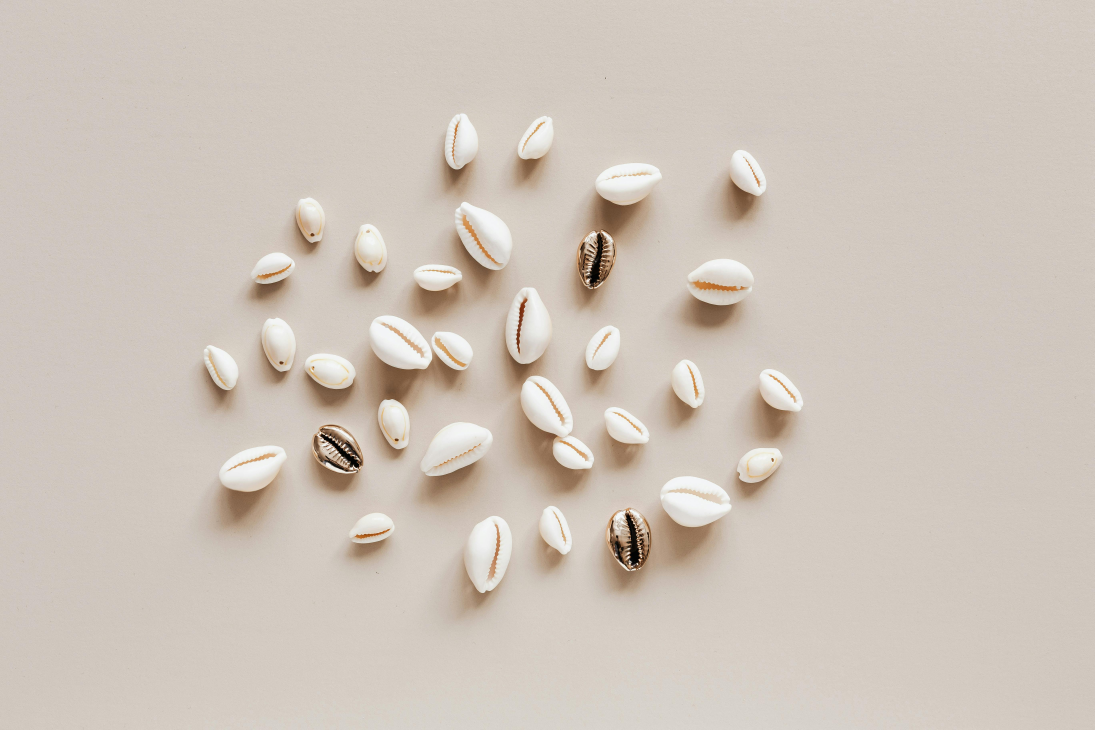
#> input picture pexels-karolina-grabowska-4226881.jpg, 5472 x 3648 px, found by its file name (shown at 1/5 size)
$ python essntial_functions.py
#> lines starting #> are read from the running program, lines starting #| are printed output that depends on the picture; after the words box and inside, x2 and y2 are one past the last pixel; in counts of white or black regions, pixels touching at a corner belong together
#> further down, img1 is the input picture: shape (3648, 5472, 3); mean B, G, R 187.3, 197.2, 207.3
import cv2 as cv
import numpy as np

def resize(frame , scale = 0.75):
#> called with scale = 0.1
    width = int(frame.shape[1] * scale)
#> width = 547
    height = int(frame.shape[0] * scale*2)
#> height = 729

    dimension = (height, width)
#> dimension = (729, 547)

    return cv.resize(frame , dimension , interpolation=cv.INTER_AREA)
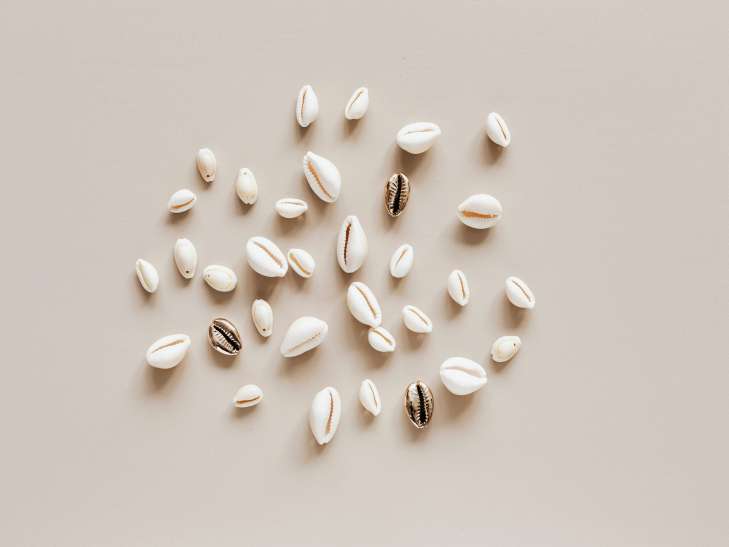
#> returned value: shape (547, 729, 3); mean of channels 0, 1, 2 187.3, 197.2, 207.3; drawn as B, G, R


img1 = cv.imread('opencv/pexels-karolina-grabowska-4226881.jpg')
img= resize(img1, scale=0.1)
cv.imshow('original', img)

gray= cv.cvtColor(img, cv.COLOR_BGR2GRAY)
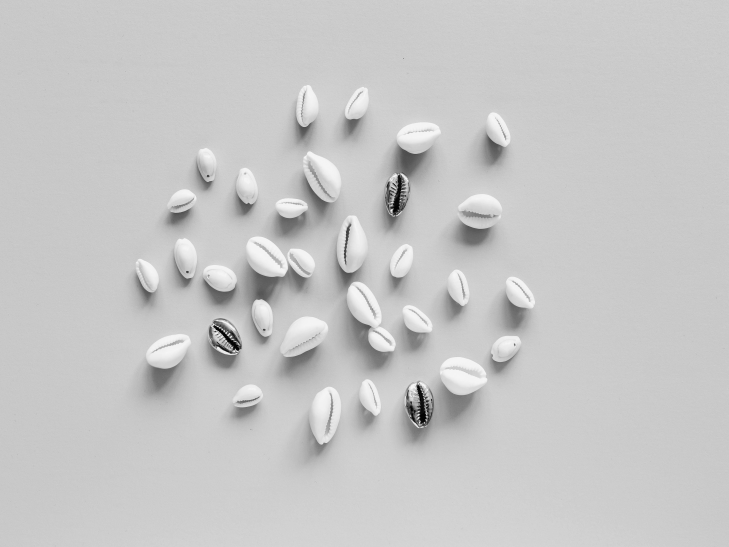
#> gray: shape (547, 729); min 2, max 246, mean 199.3
cv.imshow('gray', gray)

blur = cv.GaussianBlur(img, (11,11), cv.BORDER_DEFAULT)
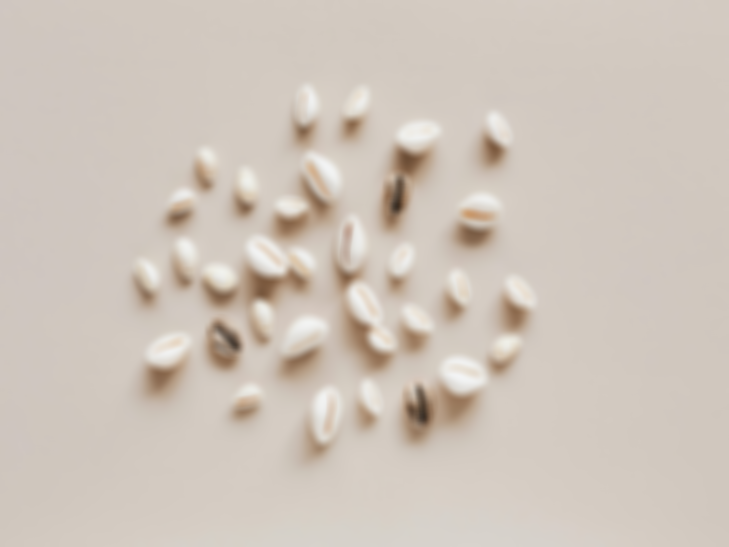
#> blur: shape (547, 729, 3); mean B, G, R 187.3, 197.2, 207.3
cv.imshow('blur', blur)

# egde cascade
canny = cv.Canny(img, 125, 125)
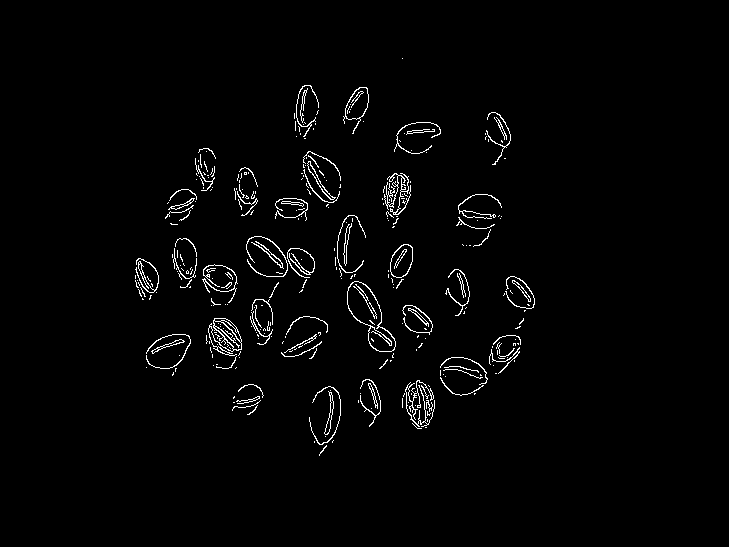
#> canny: shape (547, 729); 1.9% white in thin lines or dots, all inside (x1, y1, x2, y2) = (135, 58, 535, 456)
cv.imshow("canny", canny)

# dilation
dilated = cv.dilate(canny, (3,3), iterations=3) # type: ignore
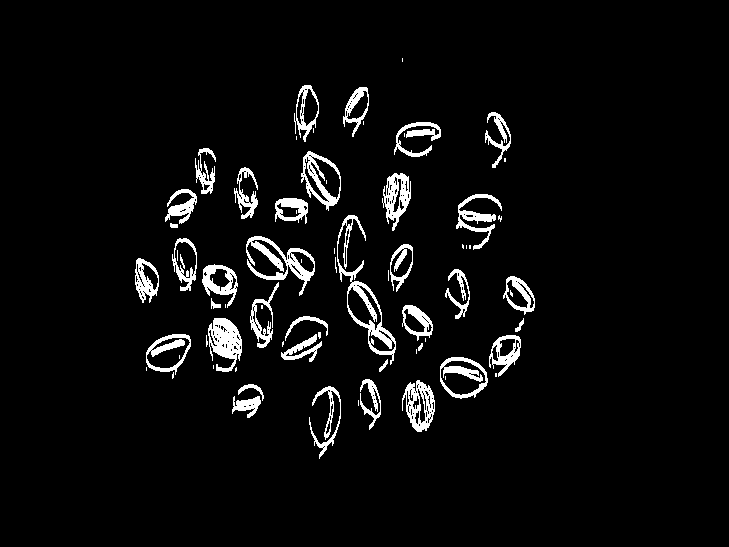
#> dilated: shape (547, 729); 4.8% white; 71 white regions (33 under 20 px), largest, box (x1, y1, x2, y2) and area: (337, 215, 396, 365) 1474, (246, 236, 315, 296) 1198, (208, 318, 242, 372) 1095
cv.imshow("dilate", dilated)

# eroding
eroded = cv.erode(dilated, (3,3), iterations=3) # type: ignore
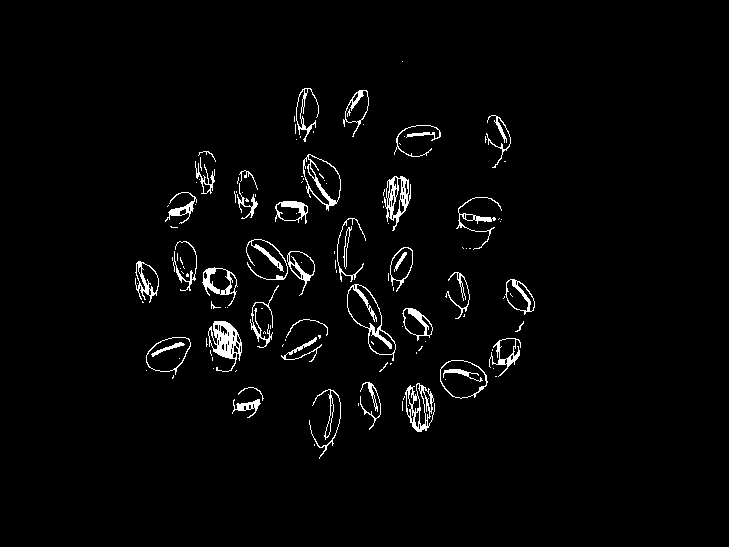
#> eroded: shape (547, 729); 2.6% white in thin lines or dots, all inside (x1, y1, x2, y2) = (135, 61, 535, 459)
cv.imshow('eroded', eroded)

cv.waitKey(0)
cv.destroyAllWindows()
